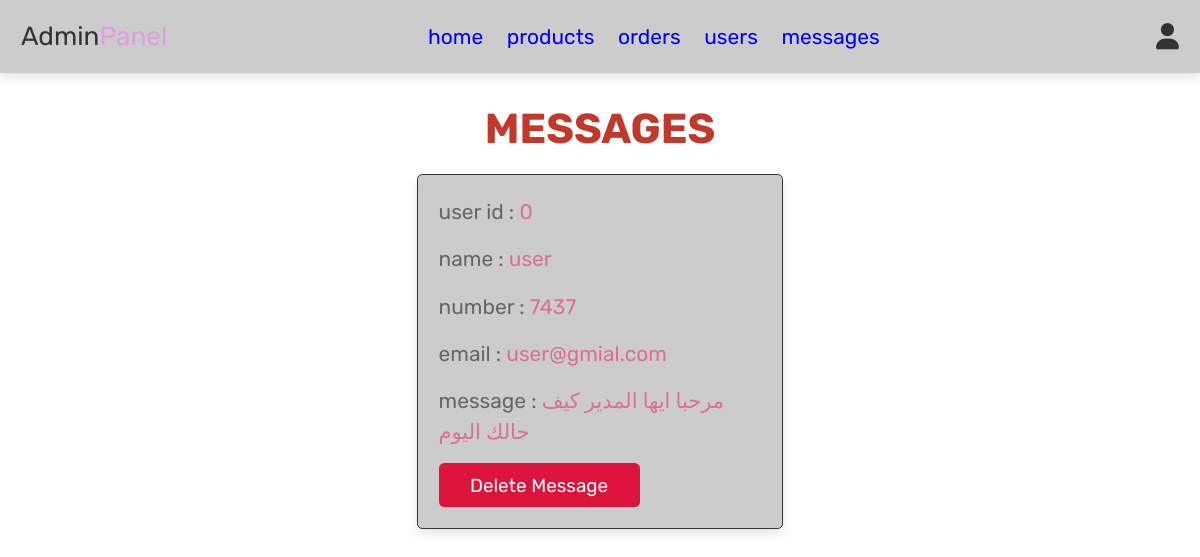
The app's page /admin_contacts.php (signed in) with its own data.
### tables this page shows
CREATE TABLE `message` (
  `id` int(11) NOT NULL,
  `user_id` int(11) DEFAULT NULL,
  `name` varchar(255) DEFAULT NULL,
  `email` varchar(255) DEFAULT NULL,
  `number` varchar(20) DEFAULT NULL,
  `message` text DEFAULT NULL,
  `timestamp` timestamp NOT NULL DEFAULT current_timestamp()
);

### config.php (called while the page is built, shortened)
<?php
$version= time();
?>

### admin_contacts.php (the view, shortened to what this page needs)
<?php
include 'config.php';
?>
<!DOCTYPE html>
<html lang="en">
<head>
   <link rel="stylesheet" href="https://cdnjs.cloudflare.com/ajax/libs/font-awesome/6.0.0/css/all.min.css">
   <link rel="stylesheet" href="CSS/admin_style.css?v=<?=$version?>">
</head>
<body>
<?php include 'admin_header.php'; ?>
<section class="messages">
   <h1 class="title"> messages </h1>
   <div class="box-container">
   <?php
      $select_message = mysqli_query($conn, "SELECT * FROM `message`") or die('query failed');
      if(mysqli_num_rows($select_message) > 0){
         while($fetch_message = mysqli_fetch_assoc($select_message)){
   ?>
   <div class="box">
      <p> user id : <span><?php echo $fetch_message['user_id']; ?></span> </p>
      <p> name : <span><?php echo $fetch_message['name']; ?></span> </p>
      <p> number : <span><?php echo $fetch_message['number']; ?></span> </p>
      <p> email : <span><?php echo $fetch_message['email']; ?></span> </p>
      <p> message : <span><?php echo $fetch_message['message']; ?></span> </p>
      <a href="admin_contacts.php?delete=<?php echo $fetch_message['id']; ?>" onclick="return confirm('delete this message?');" class="delete-btn">delete message</a>
   </div>
   <?php
      };
   }else{
      echo '<p class="empty">you have no messages!</p>';
   }
   ?>
   </div>
</section>
</body>
</html>

### css/admin_style.css (style rules this page uses)
:root { --pulm:#DDA0DD; --salmon:#fa8072; --cadetblue:#5f9ea0; --red:#c0392b; --crimson:#dc143c; --orange:#f39c12; --black:#333; --lavender:#e6e6fa; --blue:#0000FF; --palevioletred:#DB7093; --white:#fff; --light-color:#666; --light-white:#ccc; --light-bg:#f5f5f5; --border:.1rem solid var(--black); --main-color: hotpink; --box-shadow:0 .5rem 1rem rgba(0,0,0,.1); }
* { font-family: 'Rubik', sans-serif; margin:0; padding:0; box-sizing: border-box; outline: none; border:none; text-decoration: none; transition:all .2s linear; }
html { font-size: 65.5%; overflow-x: hidden; }
body { background-image: url(../images/a.jpg); }
section { padding:3rem 2rem; }
.title { text-align: center; margin-bottom: 2rem; text-transform: uppercase; color:var(--red); font-size: 4rem; }
.btn, .option-btn, .delete-btn, .white-btn { display: inline-block; margin-top: 1rem; padding:1rem 3rem; cursor: pointer; color:var(--white); font-size: 1.8rem; border-radius: .5rem; text-transform: capitalize; }
.delete-btn { background-color: var(--crimson); }
.messages .box-container { display: grid; grid-template-columns: repeat(auto-fit, 35rem); justify-content: center; gap:1.5rem; max-width: 1200px; margin:0 auto; align-items: flex-start; }
.messages .box-container .box { background-color: var(--light-white); padding:2rem; border:var(--border); box-shadow: var(--box-shadow); border-radius: .5rem; }
.messages .box-container .box p { padding-bottom: 1.5rem; font-size: 2rem; color:var(--light-color); line-height: 1.5; }
.messages .box-container .box p span { color:var(--palevioletred); }
.messages .box-container .box .delete-btn { margin-top: 0; }

### records on screen
message: user "0", name "user", number "7437", email "user@gmial.com", message "مرحبا ايها المدير كيف حالك اليوم"
